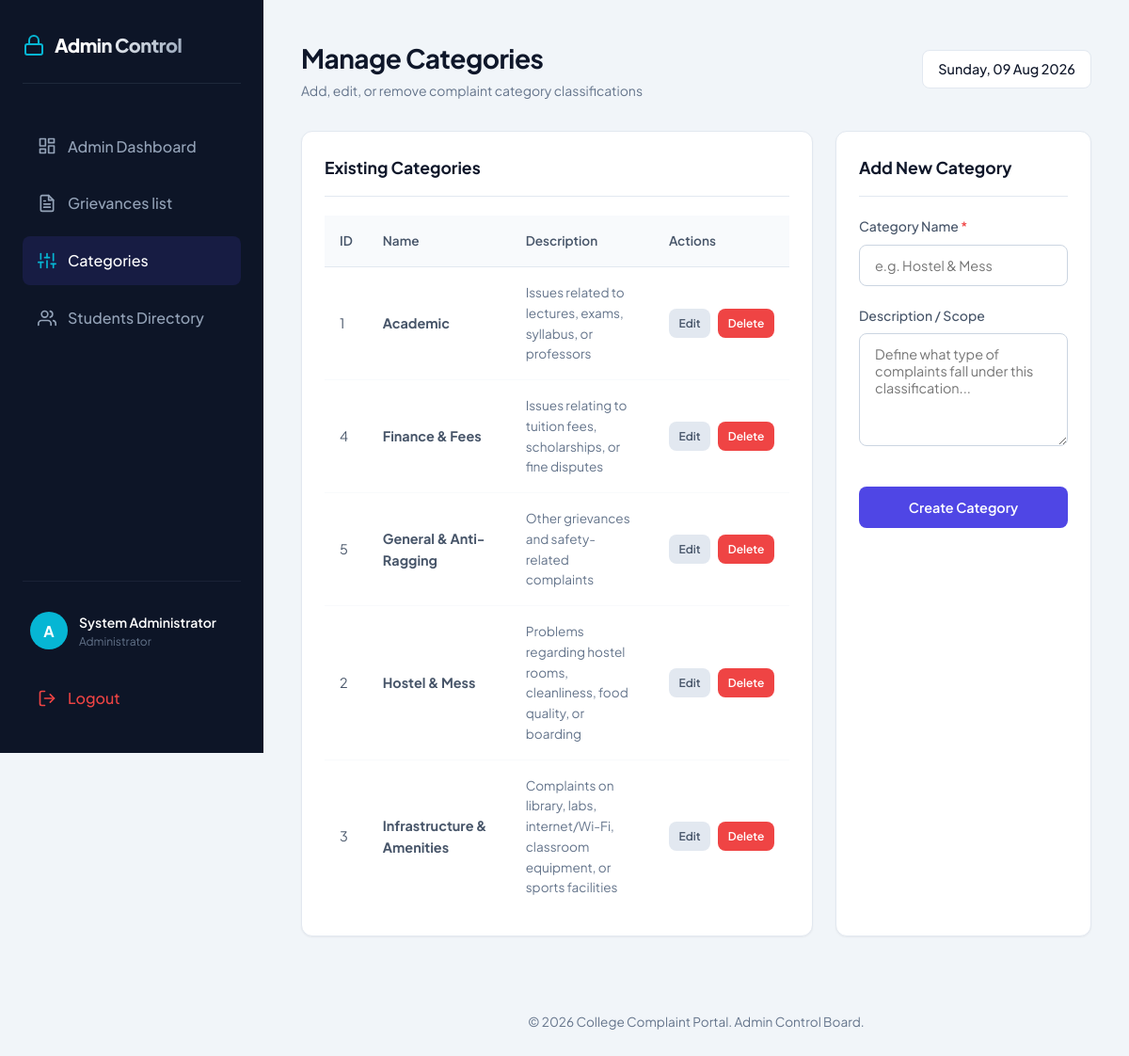
The app's page /admin/manage-categories.php (signed in) with its own data.
### tables this page shows
CREATE TABLE IF NOT EXISTS `categories` (
  `id` INT AUTO_INCREMENT PRIMARY KEY,
  `name` VARCHAR(100) NOT NULL UNIQUE,
  `description` TEXT,
  `created_at` TIMESTAMP DEFAULT CURRENT_TIMESTAMP
);

### admin/manage-categories.php (the view, shortened to what this page needs)
<?php
$page_title = "Manage Categories";
$page_desc = "Add, edit, or remove complaint category classifications";
require_once "header.php";
require_once "../config.php";
$edit_mode = false;
$edit_name = "";
$categories = [];
$sql = "SELECT * FROM categories ORDER BY name ASC";
$result = mysqli_query($conn, $sql);
if($result) {
    while($row = mysqli_fetch_assoc($result)){
        $categories[] = $row;
    }
}
?>
<div class="dashboard-row">
    <div class="card" style="margin-bottom: 0;">
        <div class="card-header">
            <h2 class="card-title">Existing Categories</h2>
        </div>
        <div class="table-responsive">
            <table class="custom-table">
                <thead>
                    <tr>
                        <th>ID</th>
                        <th>Name</th>
                        <th>Description</th>
                        <th>Actions</th>
                    </tr>
                </thead>
                <tbody>
                    <?php if(empty($categories)): ?>
                        <tr>
                            <td colspan="4" class="text-center" style="padding: 2rem; color: var(--gray-400);">No categories defined yet. Use the form to add some.</td>
                        </tr>
                    <?php else: ?>
                        <?php foreach($categories as $cat): ?>
                            <tr>
                                <td><?php echo $cat['id']; ?></td>
                                <td><strong><?php echo htmlspecialchars($cat['name']); ?></strong></td>
                                <td style="max-width: 250px; font-size: 0.85rem; color: var(--gray-500);"><?php echo htmlspecialchars($cat['description']); ?></td>
                                <td>
                                    <div class="d-flex gap-2">
                                        <a href="manage-categories.php?edit=<?php echo $cat['id']; ?>" class="btn btn-secondary" style="padding: 0.3rem 0.6rem; font-size: 0.75rem;">Edit</a>
                                        <a href="manage-categories.php?delete=<?php echo $cat['id']; ?>" class="btn btn-danger" style="padding: 0.3rem 0.6rem; font-size: 0.75rem;" onclick="return confirm('Are you sure you want to delete this category?');">Delete</a>
                                    </div>
                                </td>
                            </tr>
                        <?php endforeach; ?>
                    <?php endif; ?>
                </tbody>
            </table>
        </div>
    </div>
    <div class="card" style="margin-bottom: 0;">
        <div class="card-header">
            <h2 class="card-title"><?php echo $edit_mode ? 'Edit Category' : 'Add New Category'; ?></h2>
        </div>
        <form action="manage-categories.php" method="post">
            <div class="form-group">
                <label for="name">Category Name <span style="color: var(--danger);">*</span></label>
                <input type="text" name="name" id="name" class="form-control" value="<?php echo htmlspecialchars($edit_mode ? $edit_name : ''); ?>" placeholder="e.g. Hostel & Mess" required>
            </div>
            <div class="form-group">
                <label for="description">Description / Scope</label>
                <textarea name="description" id="description" class="form-control" placeholder="Define what type of complaints fall under this classification..."></textarea>
            </div>
            <?php if($edit_mode): ?>
                <button type="submit" name="save_edit" class="btn btn-primary" style="width: 100%; margin-top: 1rem;">Save Changes</button>
                <a href="manage-categories.php" class="btn btn-secondary" style="width: 100%; margin-top: 0.5rem; display: block; text-align: center;">Cancel Edit</a>
            <?php else: ?>
                <button type="submit" name="add_new" class="btn btn-primary" style="width: 100%; margin-top: 1rem;">Create Category</button>
            <?php endif; ?>
        </form>
    </div>
</div>
<?php
require_once "footer.php";
?>

### admin/header.php (shortened to what this page needs)
<?php
$current_page = basename($_SERVER['PHP_SELF']);
?>
<!DOCTYPE html>
<html lang="en">
<head>
    <link rel="stylesheet" href="../css/style.css">
</head>
<body>
    <div class="app-container">
        <aside class="sidebar" style="background-color: #0d1527;">
            <div class="sidebar-logo">
                <svg xmlns="http://www.w3.org/2000/svg" width="24" height="24" viewBox="0 0 24 24" fill="none" stroke="currentColor" stroke-width="2" stroke-linecap="round" stroke-linejoin="round">
                    <rect x="3" y="11" width="18" height="11" rx="2" ry="2"></rect>
                    <path d="M7 11V7a5 5 0 0 1 10 0v4"></path>
                </svg>
                <h2>Admin Control</h2>
            </div>
            <nav class="sidebar-menu">
                <div class="sidebar-item <?php echo ($current_page == 'dashboard.php') ? 'active' : ''; ?>">
                    <a href="dashboard.php">
                        Admin Dashboard
                    </a>
                </div>
                <div class="sidebar-item <?php echo ($current_page == 'manage-complaints.php' || $current_page == 'complaint-details.php') ? 'active' : ''; ?>">
                    <a href="manage-complaints.php">
                        Grievances list
                    </a>
                </div>
                <div class="sidebar-item <?php echo ($current_page == 'manage-categories.php') ? 'active' : ''; ?>">
                    <a href="manage-categories.php">
                        Categories
                    </a>
                </div>
                <div class="sidebar-item <?php echo ($current_page == 'manage-users.php') ? 'active' : ''; ?>">
                    <a href="manage-users.php">
                        Students Directory
                    </a>
                </div>
            </nav>
            <div class="sidebar-footer" style="border-top: 1px solid #1a2236;">
                <div class="sidebar-user">
                    <div class="user-avatar" style="background-color: var(--secondary);">
                        A
                    </div>
                    <div class="user-info">
                        <div class="user-name"><?php echo htmlspecialchars($_SESSION["admin_fullname"]); ?></div>
                        <div class="user-role">Administrator</div>
                    </div>
                </div>
                <div class="sidebar-item" style="margin-top: 1rem;">
                    <a href="../logout.php" style="color: var(--danger);">
                        Logout
                    </a>
                </div>
            </div>
        </aside>
        <main class="main-content">
            <div class="top-nav">
                <div class="page-title">
                    <h1><?php echo isset($page_title) ? $page_title : 'Admin Dashboard'; ?></h1>
                    <p><?php echo isset($page_desc) ? $page_desc : 'Overview of system activity and complaints'; ?></p>
                </div>
                <div class="date-badge" style="background: white; padding: 0.5rem 1rem; border-radius: var(--border-radius-sm); border: 1px solid var(--gray-200); font-weight: 500; font-size: 0.9rem;">
                    <?php echo date('l, d M Y'); ?>
                </div>
            </div>

### admin/footer.php
            <footer style="margin-top: auto; padding-top: 3rem; text-align: center; font-size: 0.85rem; color: var(--gray-500);">
                <p>&copy; <?php echo date('Y'); ?> College Complaint Portal. Admin Control Board.</p>
            </footer>
        </main>
    </div>
</body>
</html>

### records on screen
categories: id "1", name "Academic", description "Issues related to lectures, exams, syllabus, or professors"
categories: id "4", name "Finance & Fees", description "Issues relating to tuition fees, scholarships, or fine disputes"
categories: id "5", name "General & Anti-Ragging", description "Other grievances and safety-related complaints"
categories: id "2", name "Hostel & Mess", description "Problems regarding hostel rooms, cleanliness, food quality, or boarding"
categories: id "3", name "Infrastructure & Amenities", description "Complaints on library, labs, internet/Wi-Fi, classroom equipment, or sports facilities"

### other values on screen
$_SESSION["admin_fullname"] "System Administrator"
$page_title "Manage Categories"
$page_desc "Add, edit, or remove complaint category classifications"
